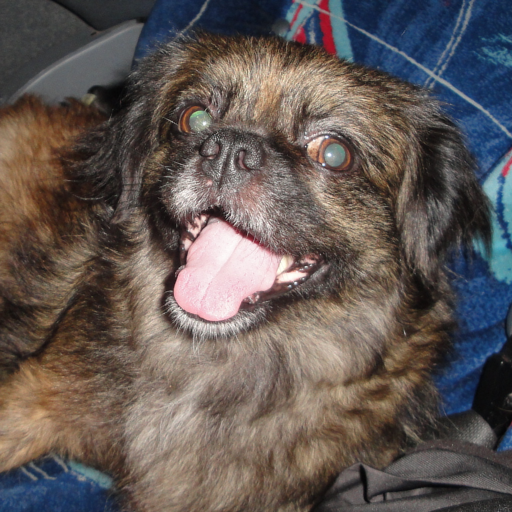
//> input picture opencv/imgproc_module/chicky_512.png, 512 x 512 px
$ ./BoundingBox chicky_512.png   (built with g++ and OpenCV 4)
//> lines starting //> are read from the running program, lines starting //| are printed output that depends on the picture; after the words box and inside, x2 and y2 are one past the last pixel; in counts of white or black regions, pixels touching at a corner belong together
#include "opencv2/imgcodecs.hpp"
#include "opencv2/highgui.hpp"
#include "opencv2/imgproc.hpp"
#include <iostream>
using namespace cv;
using namespace std;
Mat src_gray;
int thresh = 100;
RNG rng(12345);
void thresh_callback(int, void *);
int main(int argc, char **argv)
{
    CommandLineParser parser(argc, argv, "{@input | stuff.jpg | input image}");
    Mat src = imread(samples::findFile(parser.get<String>("@input")));
//> src is the input picture: 512 rows x 512 cols, CV_8UC3; mean B, G, R 85.8, 89.1, 98.5
    if (src.empty())
    {
        cout << "Could not open or find the image!\n"
             << endl;
        cout << "usage: " << argv[0] << " <Input image>" << endl;
        return -1;
    }
    cvtColor(src, src_gray, COLOR_BGR2GRAY);
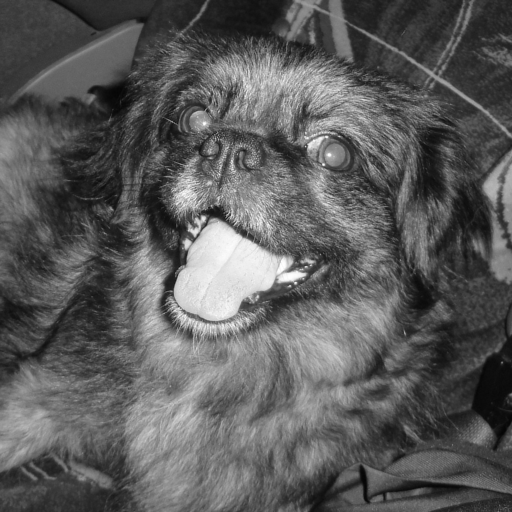
//> src_gray: 512 rows x 512 cols, CV_8UC1; min 4, max 254, mean 91.5
    blur(src_gray, src_gray, Size(3, 3));
    const char *source_window = "Source";
    namedWindow(source_window);
    imshow(source_window, src);
    const int max_thresh = 255;
    createTrackbar("Canny thresh:", source_window, &thresh, max_thresh, thresh_callback);
    thresh_callback(0, 0);
    waitKey();
    return 0;
}
void thresh_callback(int, void *)
{
    Mat canny_output;
    Canny(src_gray, canny_output, thresh, thresh * 2);
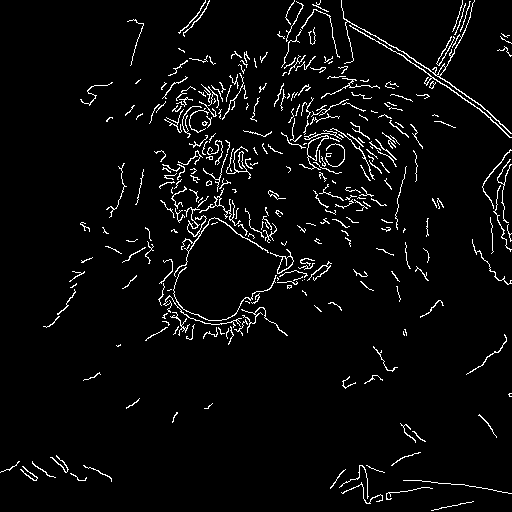
//> canny_output: 512 rows x 512 cols, CV_8UC1; 4.1% white in thin lines or dots
    vector<vector<Point>> contours;
    findContours(canny_output, contours, RETR_TREE, CHAIN_APPROX_SIMPLE);
//> contours = 313 contours, 287 with area under 20; largest, box (x1, y1, x2, y2) and area: (299, 135, 329, 170) 224, (307, 135, 329, 161) 196, (341, 0, 512, 134) 173, (270, 249, 294, 274) 168, (277, 256, 294, 274) 144
    vector<vector<Point>> contours_poly(contours.size());
//> contours_poly = 313 empty contours
    vector<Rect> boundRect(contours.size());
    vector<Point2f> centers(contours.size());
    vector<float> radius(contours.size());
    for (size_t i = 0; i < contours.size(); i++)
    {
        approxPolyDP(contours[i], contours_poly[i], 3, true);
        boundRect[i] = boundingRect(contours_poly[i]);
        minEnclosingCircle(contours_poly[i], centers[i], radius[i]);
    }
//> after the loop, contours_poly = 313 contours, 252 with area under 20; largest, box (x1, y1, x2, y2) and area: (349, 25, 512, 138) 260, (341, 0, 512, 134) 234, (299, 136, 329, 170) 231, (174, 207, 269, 276) 189, (307, 135, 327, 161) 172; boundRect = 313 Rects (x, y, width, height), first 8: [431, 501, 43, 10], [386, 488, 47, 12], [341, 482, 42, 22], [403, 480, 109, 14], [70, 473, 17, 8], [330, 469, 16, 20], [20, 466, 18, 15], [366, 465, 19, 8]; centers = 313 Points (x, y), first 12: [452, 505.5], [409, 493.5], [361.5, 496], [457, 486.5], [78, 475.5], [337.5, 478.5], [29, 473], [375, 468.5], [356.8, 482.8], [97, 473], [43.5, 469], [9.5, 466.5]; radius = 313 values, max 107.9 at index 307, min 0.0001 at index 41, mean 10.06
    Mat drawing = Mat::zeros(canny_output.size(), CV_8UC3);
    for (size_t i = 0; i < contours.size(); i++)
    {
        Scalar color = Scalar(rng.uniform(0, 256), rng.uniform(0, 256), rng.uniform(0, 256));
        drawContours(drawing, contours_poly, (int)i, color);
        rectangle(drawing, boundRect[i].tl(), boundRect[i].br(), color, 2);
        circle(drawing, centers[i], (int)radius[i], color, 2);
    }
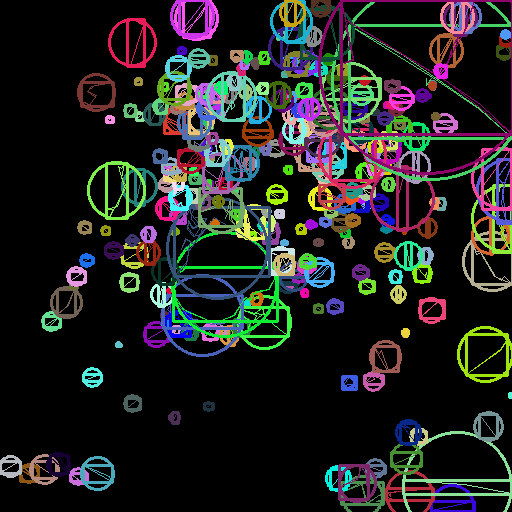
//> drawing: 512 rows x 512 cols, CV_8UC3; mean B, G, R 32.2, 33.7, 32.2
    imshow("Contours", drawing);
}
